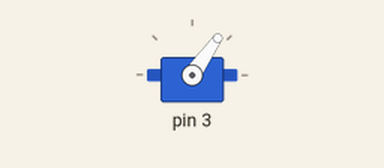
Recording of a sketch running on a simulated Arduino Uno, built with avr-gcc and run on an emulated ATmega328P. Shown: servo.

Above: at 0.05 s.
At 3.05 s:
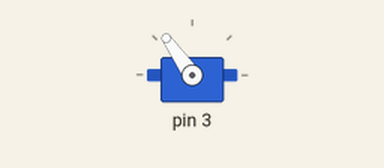
At 6.0 s:
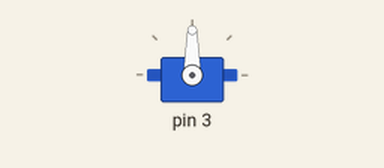
Timing chart, 0 to 7.8 s (numbered marks = the images above):
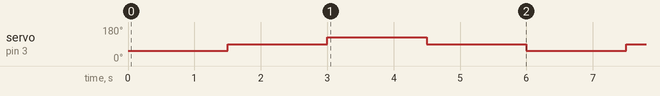

Measured:
- by itself, servo on pin 3: repeats every 6.0 s: 125° 1.5 s, 90° 1.5 s, 55° 1.5 s, 90° 1.5 s

The sketch:

Valve_Class_Test.ino
```cpp
/*#include "Valve_Class.h"

Valve myvalve(3);

Servo myservo2;
void setup(){
  myvalve.setUp();

}

int a=0,b=80;
void loop(){
  myvalve.set_pos1();
  delay(500);
  delay(2000);
  myvalve.set_pos0();
  delay(500);
  delay(2000);
  a = a+10;
  b = b-10;
  myvalve.set_angle_lims(a,b);
}*/
```

Valve_Class.cpp
```cpp
#include <Servo.h>
#include <Arduino.h>

class Valve{
  private:
    int posOpen = 0;
    int posClose = 1;
    int posMid = 2;
    int a = 0;
    int angleMid = 90;
    int angleOpen = 65;
    int angleClose = 125;
    int pinSer;  // pin number (should be 2 for the servo)
    Servo myservo;


  public:
// Constructor and initial settings
    Valve(int pinServo, int AngO, int AngC):pinSer(pinServo), angleOpen(AngO), angleClose(AngC){}


// Setup
  void setUp(){
    myservo.attach(Valve::pinSer);
    myservo.write(0);
  }


    void set_pos(int pos){
      if (pos==0){  // If pos is open
        Valve::a = posOpen;
        myservo.write(angleOpen);
      }
      if (pos==1){  // If pos is closed
        Valve::a = posClose;
        myservo.write(angleClose);
      }
      if (pos==2){  // If pos is middle
        Valve::a = posMid;
        myservo.write(angleMid);
      }
    }

/*

// Set valve position to 1
    void set_pos1(void){
      Valve::a = posClose;
      myservo.write(angleClose);
    } // End function


// Set valve position to 0
    void set_pos0(void){
      Valve::a = posClose;
      myservo.write(angleClose);
    } // End function


// Toggle valve position
    void toggle_pos(void){
      if (get_pos_digital() == 1){
        set_pos0();
      } // End if
      else {
        set_pos1();
      } // End else
    } // End funtion

    */


// Set the limit position of the servo motor (in degrees)
    void set_angle_lims(int angle0, int angle1){  // Angle0 is for open, Angle1 is for close
        Valve::angleOpen = angle0;
        Valve::angleClose = angle1;
    } // End function


// Get measurement of the servo motor (in degrees)
    int get_pos_analog(void){
      return myservo.read();
    }


// Get state of valve (0 (open), 1 (closed), 2 (middle))
    int get_pos_digital(void){
      if (a==0){
        return 0;  // Open
      } // End if
      if (a==1) {
        return 1; // Closed
      }// End if
      if (a==2){
        return 2; // Middle
      }
    } // End function


// Get measurement of the limit set for the servo motor (in degrees)
    int get_lim(int pos){
      if (pos == 0){
        return Valve::angleOpen;
      }
      if (pos == 1){
        return Valve::angleClose;
      }
      if (pos == 3){
        return Valve::angleMid;
      }
    } // End function
};


Valve myvalve(3,55,125);
Servo myservo2;

void setup(){
  myvalve.setUp();
}

int a=0,b=80;
void loop(){
  myvalve.set_pos(0);
  delay(500);
  delay(1000);
   myvalve.set_pos(2);
  delay(500);
  delay(1000);
  myvalve.set_pos(1);
  delay(500);
  delay(1000);
   myvalve.set_pos(2);
  delay(500);
  delay(1000);

  /*a = a+10;
  b = b-10;
  myvalve.set_angle_lims(a,b);
  myvalve.set_pos(0);
  delay(500);
  delay(2000);*/
}
```
